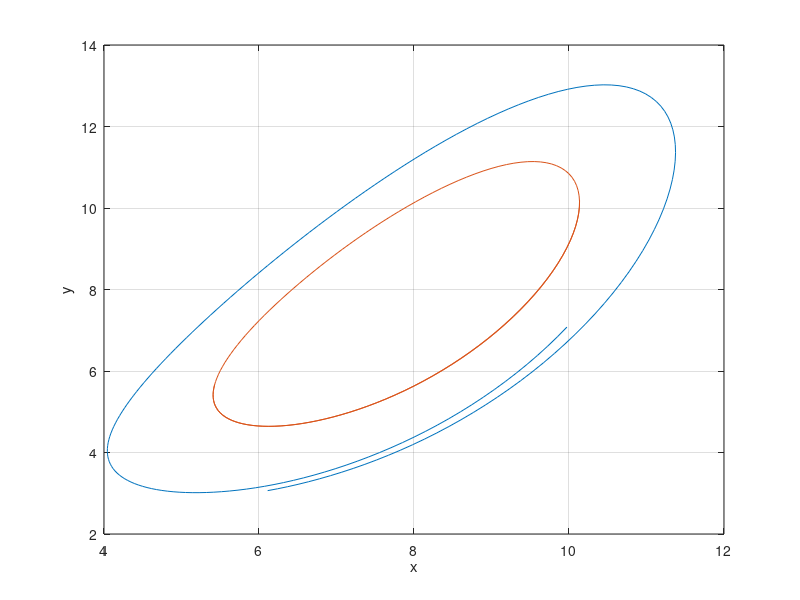

The MATLAB source for this figure: (Note: this script raises an error after producing the figure.)
addpath     'C:\Users\Izabela\Documents\git\rotst2\scripts\source_for_mtb'
cd     'C:\Users\Izabela\Documents\git\mtb-work\meca-pres-2024'

%% hopf ti

nP=1; r=24; np=200;
lorenz = @(t,x) [10*(x(2)-x(1));r*x(1)-1*x(1)*x(3)-x(2);x(1)*x(2)-(8/3)*x(3)]; % Anonymous Function
% [T,X] = ode45(lorenz, [0 :T/(np):1*T], [-6.2262, -11.0027,13.0515]);
ev=[ -0.0328   -0.6228    0.6818]*5;
T=0.6779; T= 0.6803*1.2; [t,X] = ode45(lorenz, [0 :T/(np-2):T/(np-2)*(np-1)*nP],[10.135982315094342  10.189521543725682  25.691556187487929]+ev);
T=0.6779; T= 0.6803*1.5; [t,X2] = ode45(lorenz, [0 :T/(np-2):T/(np-2)*(np-1)*nP],[10.135982315094342  10.189521543725682  25.691556187487929]+ev*0);
% T=0.6779; T= 0.6803; [t,X] = ode45(lorenz, [0 :T/(np-2):T/(np-2)*(np-1)*nP], [9.3 11.1 22.2]);
%
close all;
plot(X(:,1),X(:,2)); hold on;
plot(X2(:,1),X2(:,2));
xlabel("x"); ylabel("y"); grid on;

fnts=10; jfm_plt_aid_comm; size_sq23;
%%
% exportgraphics(gcf,"hopforb24.eps")
exportgraphics(gcf,"hopforb24-shoot.eps")

%%
a=load("udat.mat"); np=(length(a.u)-1)/3;
X=reshape(a.u(1:end-1),[3,np])';

close all;
plot(X(:,1),X(:,2)); hold on;
plot(X(:,1),X(:,2),'x'); hold on;
% plot(X2(:,1),X2(:,2));
xlabel("x"); ylabel("y"); grid on;

fnts=10; jfm_plt_aid_comm; size_sq23;
%%
exportgraphics(gcf,"hopforb24-coll.eps")